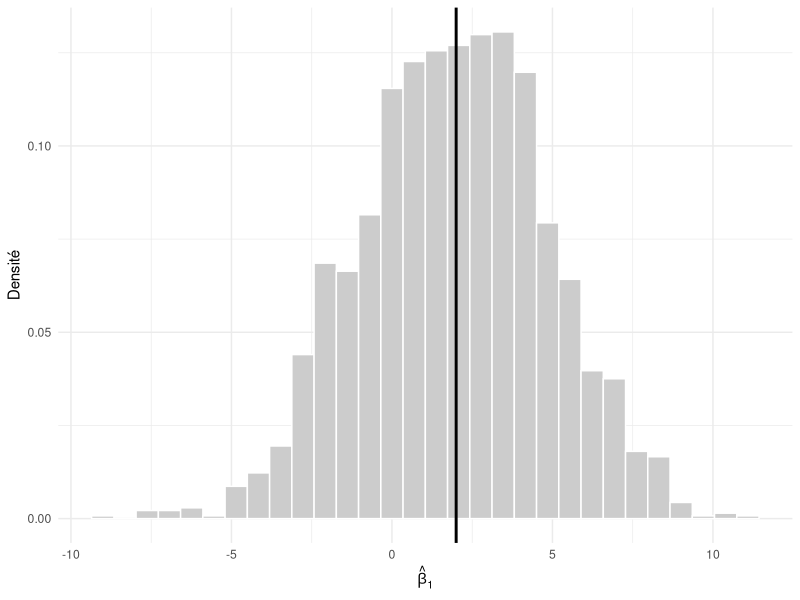

Write R code to recreate this figure.
## ---- chunk 1
#| include: false
library(ggplot2)
## ---- chunk 2
simuler_lineaire <- function(n, beta0 = 1, beta1 = 2, sigma = 3) {
  x <- seq(0, 1, length.out = n)
  y <- beta0 + beta1 * x + rnorm(n, mean = 0, sd = sigma)
  data.frame(x = x, y = y)
}

B <- 2000
n <- 10
beta1 <- 2

set.seed(4300)
resultats <- replicate(B, {
  dat <- simuler_lineaire(n, beta1 = beta1)
  coefs <- coef(summary(lm(y ~ x, data = dat)))["x", ]
  c(estimation = coefs[["Estimate"]], erreur_type = coefs[["Std. Error"]])
})
resultats <- as.data.frame(t(resultats))
## ---- chunk 3
mean(resultats$estimation) - beta1
## ---- chunk 4
#| fig-cap: "Distribution de $\\hat\\beta_1$ sur 2000 jeux de données simulés ($n = 10$). La droite verticale indique la vraie valeur $\\beta_1 = 2$."
ggplot(resultats, aes(x = estimation)) +
  geom_histogram(aes(y = after_stat(density)), bins = 30,
                 fill = "grey80", color = "white") +
  geom_vline(xintercept = beta1, linewidth = 1) +
  labs(x = expression(hat(beta)[1]), y = "Densité") +
  theme_minimal()
## ---- chunk 5
couverture <- function(res, beta, quantile) {
  mean(abs(res$estimation - beta) <= quantile * res$erreur_type)
}

c(
  student = couverture(resultats, beta1, qt(0.975, df = n - 2)),
  normale = couverture(resultats, beta1, qnorm(0.975))
)
## ---- chunk 6
couverture_n <- function(n, B = 2000, beta1 = 2) {
  res <- replicate(B, {
    dat <- simuler_lineaire(n, beta1 = beta1)
    coefs <- coef(summary(lm(y ~ x, data = dat)))["x", ]
    c(estimation = coefs[["Estimate"]], erreur_type = coefs[["Std. Error"]])
  })
  res <- as.data.frame(t(res))
  data.frame(
    n = n,
    student = couverture(res, beta1, qt(0.975, df = n - 2)),
    normale = couverture(res, beta1, qnorm(0.975))
  )
}

set.seed(4300)
do.call(rbind, lapply(c(5, 10, 20, 50, 100, 500), couverture_n))
